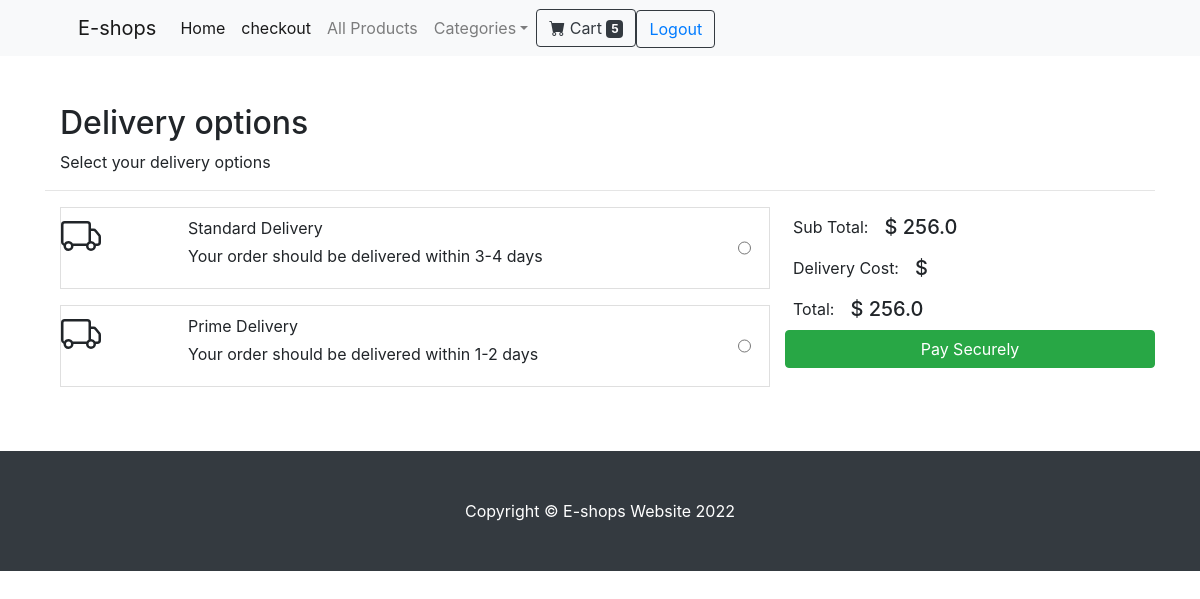
/check/deliverychoices/ (signed in), run on an earlier commit of the app's database.
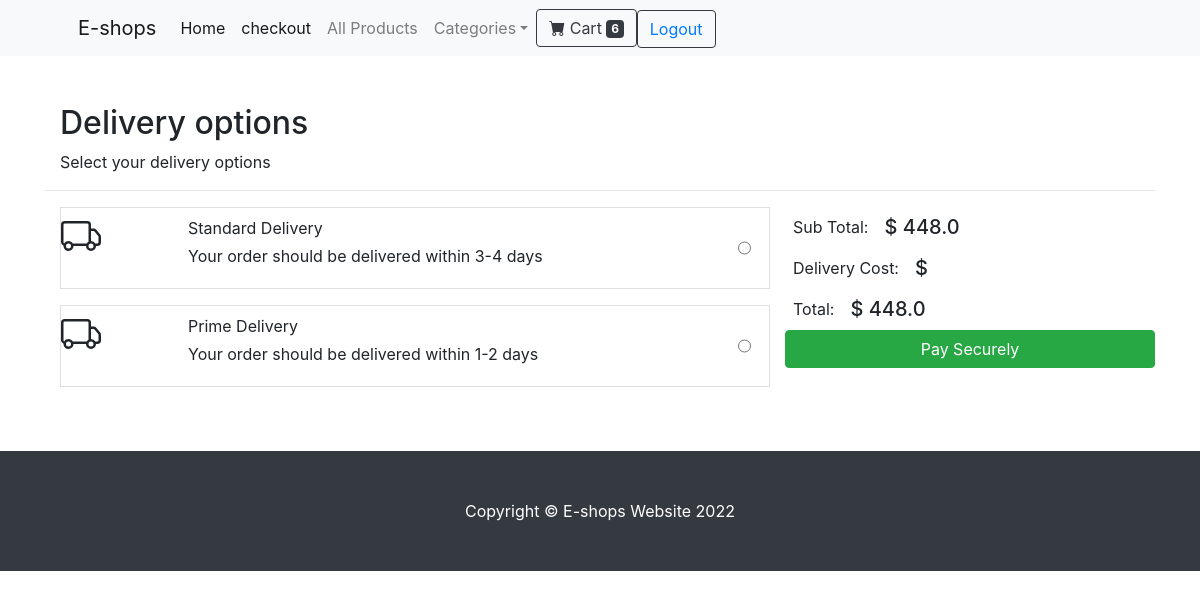
And on a later commit of the database.
### customuser/models.py (models this page shows, shortened)
class User(AbstractBaseUser):
    objects = UserManager()
    email = models.EmailField(
        verbose_name='email address',
        max_length=255,
        unique=True,
    )
    is_active = models.BooleanField(default=True)
    staff = models.BooleanField(default=False) # a admin user; non super-user
    admin = models.BooleanField(default=False) # a superuser
    groups = models.ManyToManyField(Group, blank=True)
    user_permissions = models.ManyToManyField(Permission, blank=True)
    phone = models.CharField(max_length=20, blank=True)
    firstname = models.CharField(max_length=20)
    lastname = models.CharField(max_length=20)
    USERNAME_FIELD = 'email'
    REQUIRED_FIELDS = [] # Email & Password sont requis par défaut.

### shop/models.py (models this page shows, shortened)
class Cart(models.Model):
    user = models.OneToOneField(AUTH_USER_MODEL, on_delete=models.CASCADE)
    articles = models.ManyToManyField(Article)
    total = models.FloatField(blank=True, null=True)
    qte = models.PositiveIntegerField(blank=True, null=True)

### checkout/models.py (models this page shows, shortened)
class DeliveryOptions(models.Model):
    DELIVERY_CHOICES = [
        ("IS", "In Store"),
        ("HD", "Home Delivery"),
        ("DD", "Digital Delivery"),
    ]
    delivery_name = models.CharField(
        verbose_name=_("delivery_name"),
        help_text=_("Required"),
        max_length=255,
    )
    delivery_price = models.DecimalField(
        verbose_name=_("delivery price"),
        help_text=_("Maximum 999.99"),
        error_messages={
            "name": {
                "max_length": _("The price must be between 0 and 999.99."),
            },
        },
        max_digits=5,
        decimal_places=2,
    )
    delivery_method = models.CharField(
        choices=DELIVERY_CHOICES,
        verbose_name=_("delivery_method"),
        help_text=_("Required"),
        max_length=255,
    )
    delivery_timeframe = models.CharField(
        verbose_name=_("delivery timeframe"),
        help_text=_("Required"),
        max_length=255,
    )
    delivery_window = models.CharField(
        verbose_name=_("delivery window"),
        help_text=_("Required"),
        max_length=255,
    )
    order = models.IntegerField(verbose_name=_("list order"), help_text=_("Required"), default=0)
    is_active = models.BooleanField(default=True)
    class Meta:
        verbose_name = _("Delivery Option")
        verbose_name_plural = _("Delivery Options")

### checkout/views.py (the view)
# urls.py: path('deliverychoices/', views.deliverychoices, name='deliverychoices'),
@login_required
def deliverychoices(request):
    deliveryoptions = DeliveryOptions.objects.filter(is_active=True)
    cart = Cart.objects.filter(user=request.user)
    cart = cart[0]
    return render(request, 'checkout/delivery_choices.html', {'deliveryoptions':deliveryoptions, 'cart':cart})

### checkout/templates/checkout/delivery_choices.html (shortened to what this page needs)
{% extends 'base.html' %}
{% block content %}
<div class="container">
    <div class="col-12">
        <h2>Delivery options</h2>
    </div>
    <div class="col-12">
        <p>Select your delivery options</p>
    </div>
    <hr />
    <div class="container">
          <div class="row g-3">
            {% if deliveryoptions|length == 0 %}
            <div class="col-12">There are no delivery options <a href="{% url 'shop:index' %}">Shop</a></div>
            {% else %}
            <div class="col-md-4 col-lg-4 order-md-last p-0 order-3">
              <div class="d-flex bd-highlight ms-0">
                <div class="p-2 flex-grow-1 bd-highlight">Sub Total:</div>
                <div class="p-2 bd-highlight"><span class="fw-bold h5">$ </span><span id="sub_total"
                    class="fw-bold h5">{{ cart.total }}</span></div>
              </div>
              <div class="d-flex bd-highlight">
                <div class="p-2 flex-grow-1 bd-highlight">Delivery Cost:</div>
                <div class="p-2 bd-highlight"><span class="fw-bold h5">$ </span></div>
              </div>
              <div class="d-flex bd-highlight">
                <div class="p-2 flex-grow-1 bd-highlight">Total:</div>
                <div class="p-2 bd-highlight"><span class="fw-bold h5">$ </span><span id="total"
                    class="fw-bold h5">{{ cart.total }}</span></div>
              </div>
              <a role="button" href="{% url "check:delivery_address" %}" class="btn btn-success fw-bold w-100"
                type="button">Pay Securely</a>
            </div>
            <div class="col-md-7 col-lg-8">
              {% for option in deliveryoptions %}
              <div class="card mb-3 border-1 rounded-0 product-item me-md-4" data-index="{{option.id}}">
                <div class="row g-0">
                  <div class="col-md-2 ps-3 ps-md-4">
                  </div>
                  <div class="col-md-9 ps-md-1">
                    <div class="card-body p-1">
                      <p class="card-text ps-2 mb-1 pt-1 fw-bold">{{option.delivery_name}}</p>
                      <p class="card-text ps-2 pb-3">Your order should be delivered within {{option.delivery_timeframe}}</p>
                    </div>
                  </div>
                  <div class="col-md-1 ps-md-1">
                    <input class="align-middle h-100" type="radio" name="deliveryOption" id="{{option.id}}"
                      value="{{option.id}}">
                  </div>
                </div>
              </div>
              {% endfor %}
            </div>
            {% endif %}
          </div>
        </div>
{% endblock content %}

### templates/base.html (shortened to what this page needs)
<!DOCTYPE html>
{% load static %}
<html lang="en">
    <head>
        <link href="https://cdn.jsdelivr.net/npm/bootstrap-icons@1.5.0/font/bootstrap-icons.css" rel="stylesheet" />
        <link rel="stylesheet" href="https://maxcdn.bootstrapcdn.com/bootstrap/4.0.0/css/bootstrap.min.css">
    </head>
    <body>
        <nav class="navbar navbar-expand-lg navbar-light bg-light">
            <div class="container px-4 px-lg-5">
                <a class="navbar-brand" href="#!">E-shops</a>
                <div class="collapse navbar-collapse" id="navbarSupportedContent">
                    <ul class="navbar-nav me-auto mb-2 mb-lg-0 ms-lg-4">
                        <li class="nav-item"><a class="nav-link active" aria-current="page" href="{% url 'shop:index' %}">Home</a></li>
                        <li class="nav-item"><a class="nav-link active" aria-current="page" href="{% url 'shop:checkout' %}">checkout</a></li>
                        <li class="nav-item"><a class="nav-link" href="{% url 'shop:index' %}">All Products</a></li>
                        <li class="nav-item dropdown">
                            <a class="nav-link dropdown-toggle" id="navbarDropdown" href="#" role="button" data-bs-toggle="dropdown" aria-expanded="false">Categories</a>
                        </li>
                    </ul>
                      {% if user.cart %}
                        <button type="button" class="btn btn-outline-dark" data-html="true" data-bs-container="body" data-bs-toggle="popover" data-bs-placement="bottom" data-bs-content="Cart list" id="cart-popo">
                            {% if user.is_authenticated %}
                            <i class="bi-cart-fill me-1"></i>
                                Cart
                            <span class="badge bg-dark text-white ms-1 rounded-pill" id="cart">{{ user.cart.articles.count }}</span>
                          </button>
                        {% endif %}
                            <button type="button" class="btn btn-outline-dark mt-auto"  ><a href="{% url 'log:login' %}">Logout</a></button>
                        {% else %}
                            <button type="button" class="btn btn-outline-dark mt-auto" ><a href="{% url 'log:login' %}">Connection</a></button>
                        {% endif %}
                </div>
            </div>
        </nav>
        <section class="py-5">
{% block content %}
{% endblock content %}
</section>
        <footer class="py-5 bg-dark">
            <div class="container"><p class="m-0 text-center text-white">Copyright &copy; E-shops Website 2022</p></div>
        </footer>
    </body>
</html>

What changed in the data, as far as the page shows it:
changed User: cart.articles.count "5" → "6"
changed Cart: total "256.0" → "448.0"
